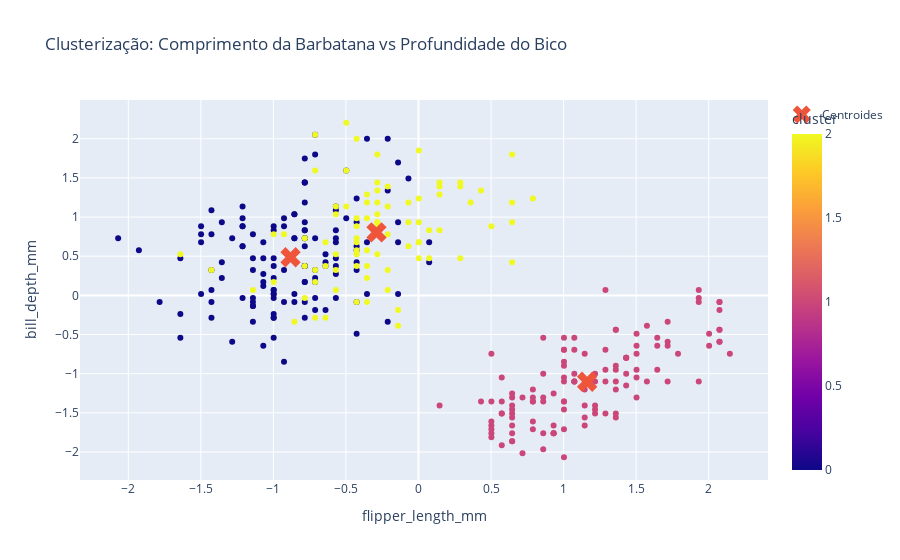

The notebook cell this image was saved under:
### Code cell
# Scatter plot 3: flipper_length_mm x bill_depth_mm
fig3 = px.scatter(
    penguins_scaled_df,
    x='flipper_length_mm',
    y='bill_depth_mm',
    color='cluster',
    title='Clusterização: Comprimento da Barbatana vs Profundidade do Bico'
)
fig3.add_trace(
    go.Scatter(
        x=centroids[:, penguins_num.columns.get_loc('flipper_length_mm')],
        y=centroids[:, penguins_num.columns.get_loc('bill_depth_mm')],
        mode='markers',
        marker=dict(size=18, symbol='x'),
        name='Centroides'
    )
)
fig3.show()

### Figure 1 — Plotly figure (JSON) as saved in the notebook; plotly's stock layout.template omitted (floating-point values rounded to 4 significant figures; data arrays with more than 128 entries replaced by an {"elided": "..."} marker saying what was removed)
{"data": [{"hovertemplate": "flipper_length_mm=%{x}<br>bill_depth_mm=%{y}<br>cluster=%{marker.color}<extra></extra>", "legendgroup": "", "marker": {"color": {"elided": "333 int values"}, "coloraxis": "coloraxis", "symbol": "circle"}, "mode": "markers", "name": "", "orientation": "v", "showlegend": false, "type": "scatter", "x": {"elided": "333 float values"}, "xaxis": "x", "y": {"elided": "333 float values"}, "yaxis": "y"}, {"marker": {"size": 18, "symbol": "x"}, "mode": "markers", "name": "Centroides", "type": "scatter", "x": [-0.8817, 1.162, -0.2893], "y": [0.4866, -1.103, 0.8053]}], "layout": {"coloraxis": {"colorbar": {"title": {"text": "cluster"}}, "colorscale": [[0, "#0d0887"], [0.1111, "#46039f"], [0.2222, "#7201a8"], [0.3333, "#9c179e"], [0.4444, "#bd3786"], [0.5556, "#d8576b"], [0.6667, "#ed7953"], [0.7778, "#fb9f3a"], [0.8889, "#fdca26"], [1, "#f0f921"]]}, "legend": {"tracegroupgap": 0}, "title": {"text": "Clusterização: Comprimento da Barbatana vs Profundidade do Bico"}, "xaxis": {"anchor": "y", "domain": [0, 1], "title": {"text": "flipper_length_mm"}}, "yaxis": {"anchor": "x", "domain": [0, 1], "title": {"text": "bill_depth_mm"}}}}
